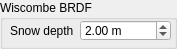
<?xml version="1.0" encoding="UTF-8"?>
<ui version="4.0">
 <class>WiscombeBRDFSettings</class>
 <widget class="QGroupBox" name="WiscombeBRDFSettings">
  <property name="geometry">
   <rect>
    <x>0</x>
    <y>0</y>
    <width>177</width>
    <height>49</height>
   </rect>
  </property>
  <property name="minimumSize">
   <size>
    <width>0</width>
    <height>49</height>
   </size>
  </property>
  <property name="maximumSize">
   <size>
    <width>16777215</width>
    <height>49</height>
   </size>
  </property>
  <property name="windowTitle">
   <string>GroupBox</string>
  </property>
  <property name="title">
   <string>Wiscombe BRDF</string>
  </property>
  <widget class="QWidget" name="formLayoutWidget">
   <property name="geometry">
    <rect>
     <x>10</x>
     <y>20</y>
     <width>161</width>
     <height>21</height>
    </rect>
   </property>
   <layout class="QFormLayout" name="formLayout">
    <property name="fieldGrowthPolicy">
     <enum>QFormLayout::AllNonFixedFieldsGrow</enum>
    </property>
    <item row="0" column="0">
     <widget class="QLabel" name="label">
      <property name="text">
       <string>Snow depth</string>
      </property>
     </widget>
    </item>
    <item row="0" column="1">
     <widget class="QDoubleSpinBox" name="depthSpinBox">
      <property name="prefix">
       <string/>
      </property>
      <property name="suffix">
       <string> m</string>
      </property>
      <property name="minimum">
       <double>0.100000000000000</double>
      </property>
      <property name="maximum">
       <double>1000.000000000000000</double>
      </property>
      <property name="singleStep">
       <double>0.100000000000000</double>
      </property>
      <property name="value">
       <double>2.000000000000000</double>
      </property>
     </widget>
    </item>
   </layout>
  </widget>
 </widget>
 <resources/>
 <connections/>
</ui>
